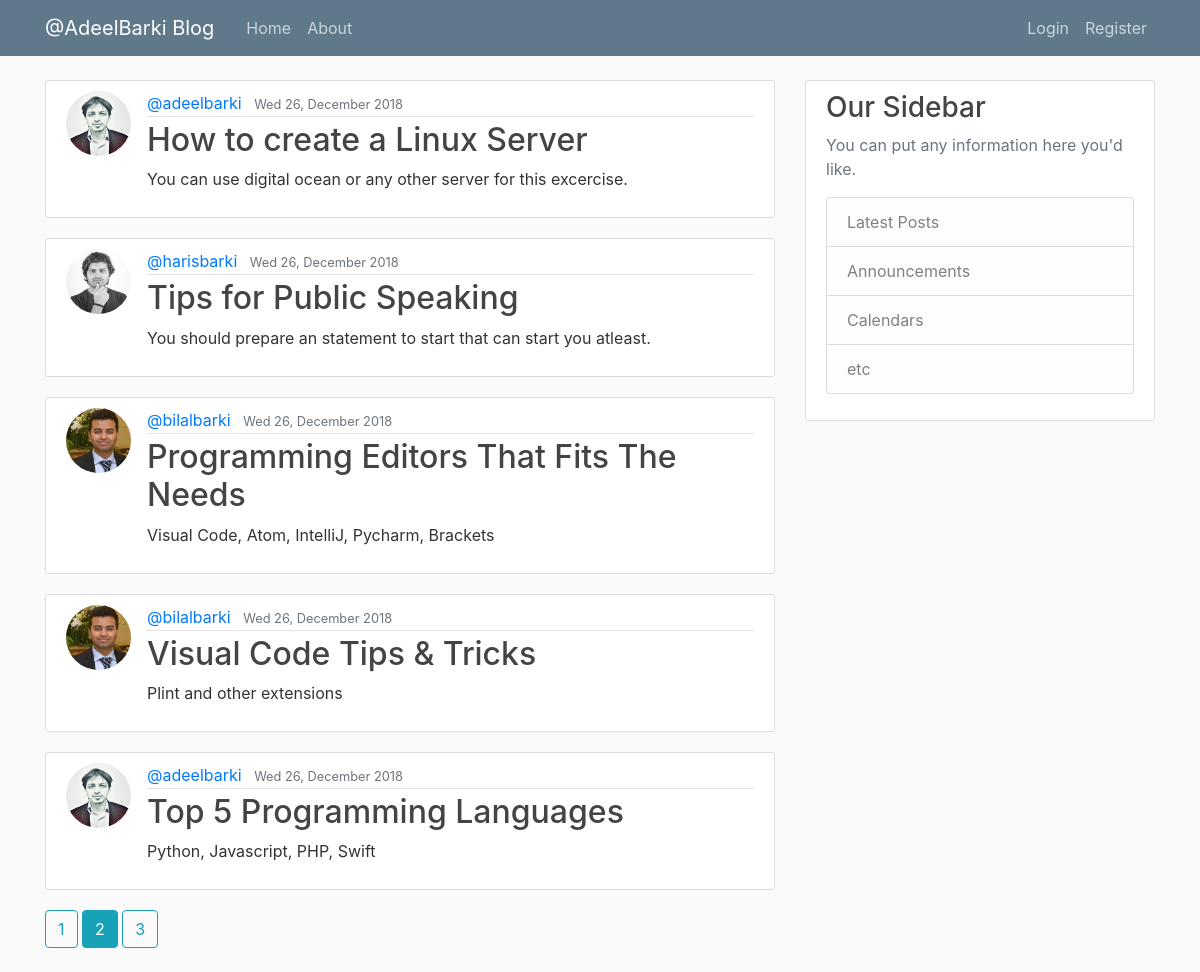
The page /home?page=2 on the database its author committed.
### blog/models.py (models this page shows, shortened)
class Post(db.Model):
    id = db.Column(db.Integer, primary_key=True)
    title = db.Column(db.String(100), nullable=False)
    date_posted = db.Column(
        db.DateTime, nullable=False, default=datetime.utcnow)
    content = db.Column(db.Text, nullable=False)
    user_id = db.Column(db.Integer, db.ForeignKey('user.id'), nullable=False)

class User(db.Model, UserMixin):
    id = db.Column(db.Integer, primary_key=True)
    username = db.Column(db.String(20), unique=True, nullable=False)
    email = db.Column(db.String(120), unique=True, nullable=False)
    image_file = db.Column(
        db.String(20), nullable=False, default='default.jpg')
    password = db.Column(db.String(60), nullable=False)
    posts = db.relationship('Post', backref='author', lazy=True)

### blog/routes.py (the view)
@app.route('/')
@app.route('/home')
def home():
    page = request.args.get('page', 1, type=int)
    posts = Post.query.order_by(Post.date_posted.desc()).paginate(
        page=page, per_page=5)
    return render_template('home.html', posts=posts)

### blog/templates/home.html
{% extends "layout.html" %}
{% block content %}
    {% for post in posts.items %}
        <article class="media content-section">
            <img src="{{url_for('static', filename='profile_pics/' + post.author.image_file)}}"
             class="rounded-circle article-img">
        <div class="media-body">
            <div class="article-metadata">
            <a class="mr-2" href="{{ url_for('user_posts', username=post.author.username)}}">@{{ post.author.username }}</a>
            <small class="text-muted">{{ post.date_posted.strftime('%a %d, %B %Y') }}</small>
            </div>
            <h2><a class="article-title" href="{{ url_for('post', post_id=post.id)}}">{{ post.title }}</a></h2>
            <p class="article-content">{{ post.content }}</p>
        </div>
        </article>
    {% endfor %}
    {% for page_num in posts.iter_pages(left_edge=1, right_edge=1, left_current=1, right_current=2) %}
        {% if page_num %}
            {% if posts.page == page_num %}
                <a class="btn btn-info mb-4" href="{{ url_for('home', page=page_num)}}">{{ page_num }}</a>
            {% else %}
            <a class="btn btn-outline-info mb-4" href="{{ url_for('home', page=page_num)}}">{{ page_num }}</a>
            {% endif %}
        {% else %}
            ...
        {% endif %}
    {% endfor %}
{% endblock content %}

### blog/static/main.css (style rules this page uses)
body { background: #fafafa; color: #333333; margin-top: 5rem; }
h1, h2, h3, h4, h5, h6 { color: #444444; }
.content-section { background: #ffffff; padding: 10px 20px; border: 1px solid #dddddd; border-radius: 3px; margin-bottom: 20px; }
.article-title { color: #444444; }
.article-content { white-space: pre-line; }
.article-img { height: 65px; width: 65px; margin-right: 16px; }
.article-metadata { padding-bottom: 1px; margin-bottom: 4px; border-bottom: 1px solid #e3e3e3 }

### rows shown on the page
Post: image_file (picture), author.username "adeelbarki", date_posted "Wed 26, December 2018", title "How to create a Linux Server", content "You can use digital ocean or any other server for this excercise."
Post: image_file (picture), author.username "harisbarki", date_posted "Wed 26, December 2018", title "Tips for Public Speaking", content "You should prepare an statement to start that can start you atleast."
Post: image_file (picture), author.username "bilalbarki", date_posted "Wed 26, December 2018", title "Programming Editors That Fits The Needs", content "Visual Code, Atom, IntelliJ, Pycharm, Brackets"
Post: image_file (picture), author.username "bilalbarki", date_posted "Wed 26, December 2018", title "Visual Code Tips & Tricks", content "Plint and other extensions"
Post: image_file (picture), author.username "adeelbarki", date_posted "Wed 26, December 2018", title "Top 5 Programming Languages", content "Python, Javascript, PHP, Swift"

### other values the page prints
{{ page_num }} "1" "3"
{{ page_num }} "2"
